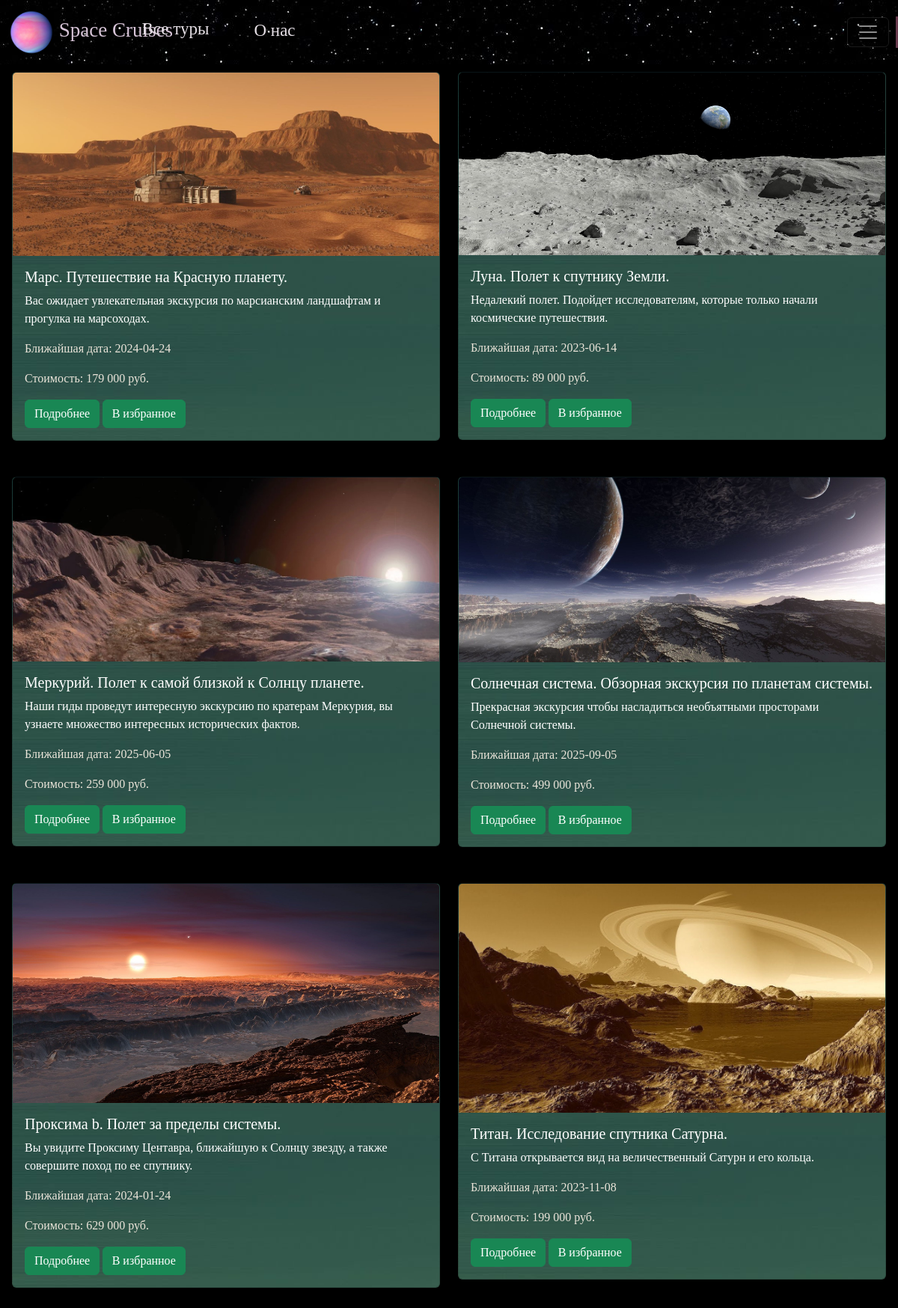
The page /search_tours on the database its author committed.
### data/tours_form.py (models this page shows)
class Tour(SqlAlchemyBase, SerializerMixin):
    __tablename__ = 'tours'
    id = sqlalchemy.Column(sqlalchemy.Integer, primary_key=True, autoincrement=True)
    name = sqlalchemy.Column(sqlalchemy.String, nullable=True)
    description = sqlalchemy.Column(sqlalchemy.String, nullable=True)
    start_date = sqlalchemy.Column(sqlalchemy.DateTime)
    end_date = sqlalchemy.Column(sqlalchemy.DateTime)
    image = sqlalchemy.Column(sqlalchemy.String, nullable=True)
    price = sqlalchemy.Column(sqlalchemy.Integer, nullable=True)
    full_description = sqlalchemy.Column(sqlalchemy.String, nullable=True)
    arrival = sqlalchemy.Column(sqlalchemy.String, nullable=True)
    location = sqlalchemy.Column(sqlalchemy.String, nullable=True)
    go_back = sqlalchemy.Column(sqlalchemy.String, nullable=True)
    users = orm.relationship("User", secondary="users_to_tours",
                             backref="tours", lazy='subquery')
    users_who_booked = orm.relationship("User", secondary="users_to_booked_tours",
                                        backref="booked_tours",
                                        lazy='subquery')
    feedbacks = orm.relationship("Feedback", back_populates='tour')  # Список отзывов о туре

### main.py (the view)
@app.route('/search_tours', methods=['GET', 'POST'])
def search():  # Функция для показа всех туров или туров по поиску
    change_admin(False)
    db_sess = create_session()
    last_tour = None
    cur_url(request.base_url)  # Запоминаем url чтобы после добавления в избранное вернуться обратно
    if request.method == 'GET':  # Если нужно получить все туры
        tours = db_sess.query(Tour).all()
    else:  # Если воспользовались поиском по турам
        tours = db_sess.query(Tour).filter(Tour.name.like(f"%{request.form['search'].capitalize()}%")).all()
    tours = [tours[i:i + 2] for i in range(0, len(tours), 2)]  # Формируем туры по парам чтобы расположить на странице
    if tours and len(tours[-1]) % 2:  # Если в последнюю пару попал один тур, записываем его в отдельную переменную
        last_tour, tours = tours[-1], tours[:-1]
    inds = [i.id for i in current_user.tours] if current_user.is_authenticated else []
    return render_template("all_tours.html", tours=tours, last_tour=last_tour, inds=inds)

### admin/admin.py (called while the page is built)
def change_admin(boolean: bool):
    global ADMIN
    ADMIN = boolean

### data/db_session.py (called while the page is built)
def create_session() -> Session:
    global __factory
    return __factory()

### main.py (called while the page is built)
def cur_url(url):
    global CUR_URL
    CUR_URL = url
    with open('data/cur_url.txt', "w", encoding="utf-8") as f:
        f.write(CUR_URL)  # Запись в файл

### templates/all_tours.html (shortened to what this page needs)
{% extends "base.html" %}
{% block content %}
{% if favs and not current_user.tours %}
<center>
    <br>
    <br>
    <br>
    <br>
    <h1 style="color:white;font-family:century gothic;">Вы пока не добавили туры в избранное</h1>
    <br>
    <h3 style="color:white;font-family:century gothic;">Найдите путешествие по душе!</h3>
    <br><br>
<button onclick="document.location='/search_tours'" style="font-family:century gothic;font-size:23px;position: absolute;left:38%;width:300px;height:70px"
        type="button" class="btn btn-outline-light">К турам
</button>
</center>
{% else %}
{% if favs %}
<center><h1 style="color:white;font-family:century gothic;">Избранные туры</h1></center>
<br>
{% else %}
<center><h1 style="color:white;font-family:century gothic;">Космические туры</h1></center>
<br>
{% endif %}
{% for tour in tours %}
<div class="row row-cols-1 row-cols-md-2 g-4">
    <div class="col">
        <div class="card"
             style="background-image:url(/static/img/green_sky.jpg);color:white;font-family:century gothic">
            <img src={{tour[0].image}} class="card-img-top" alt="...">
            <div class="card-body">
                <h5 class="card-title">{{ tour[0].name }}</h5>
                <p class="card-text">{{ tour[0].description }}</p>
                <div style="color:#ebe5da">
                    <p>Ближайшая дата: {{ tour[0].start_date.date() }}</p>
                    <p>Стоимость: {{ tour[0].price }} руб.</p>
                </div>
                <a href="/more_detailed/{{ tour[0].id }}" class="btn btn-success">Подробнее</a>
                {% if favs %}
                <a href="/fav_delete/{{ tour[0].id }}" class="btn btn-danger"
                   style="position:absolute;right:3%">Удалить</a>
                {% else %}
                {% if tour[0].id in inds %}
                <a href="/favourites" style="position:absolute;left:21%">В избранном </a>
                {% else %}
                <a href="/add_to_favourites/{{ tour[0].id }}" class="btn btn-success"
                   style="position:absolute;left:21%">В избранное</a>
                {% endif %}
                {%endif%}
            </div>
        </div>
    </div>
    <div class="col">
        <div class="card"
             style="background-image:url(/static/img/green_sky.jpg);color:white;font-family:century gothic">
            <img src={{tour[1].image}} class="card-img-top" alt="...">
            <div class="card-body">
                <h5 class="card-title">{{ tour[1].name }}</h5>
                <p class="card-text">{{ tour[1].description }}</p>
                <div style="color:#ebe5da">
                    <p>Ближайшая дата: {{ tour[1].start_date.date() }}</p>
                    <p>Стоимость: {{ tour[1].price }} руб.</p>
                </div>
                <a href="/more_detailed/{{ tour[1].id }}" class="btn btn-success">Подробнее</a>
                {% if favs %}
                <a href="/fav_delete/{{ tour[1].id }}" class="btn btn-danger"
                   style="position:absolute;right:3%">Удалить</a>
                {% else %}
                {% if tour[1].id in inds %}
                <a href="/favourites" style="position:absolute;left:21%">В избранном </a>
                {% else %}
                <a href="/add_to_favourites/{{ tour[1].id }}" class="btn btn-success"
                   style="position:absolute;left:21%">В избранное</a>
                {% endif %}
                {%endif%}
            </div>
        </div>
    </div>
</div>
<br>
<br>
{%endfor%}
{% endif %}
{% endblock %}

### static/css/style.css (style rules this page uses)
* { box-sizing: border-box; }
a { display: inline-block; }

### rows shown on the page
Tour: image (picture), name "Марс. Путешествие на Красную планету.", description "Вас ожидает увлекательная экскурсия по марсианским ландшафтам и прогулка на марсоходах.", start_date "2024-04-24", price "179 000", name "Луна. Полет к спутнику Земли.", description "Недалекий полет. Подойдет исследователям, которые только начали космические путешествия.", start_date "2023-06-14", price "89 000"
Tour: image (picture), name "Меркурий. Полет к самой близкой к Солнцу планете.", description "Наши гиды проведут интересную экскурсию по кратерам Меркурия, вы узнаете множество интересных исторических фактов.", start_date "2025-06-05", price "259 000", name "Солнечная система. Обзорная экскурсия по планетам системы.", description "Прекрасная экскурсия чтобы насладиться необъятными просторами Солнечной системы.", start_date "2025-09-05", price "499 000"
Tour: image (picture), name "Проксима b. Полет за пределы системы.", description "Вы увидите Проксиму Центавра, ближайшую к Солнцу звезду, а также совершите поход по ее спутнику.", start_date "2024-01-24", price "629 000", name "Титан. Исследование спутника Сатурна.", description "С Титана открывается вид на величественный Сатурн и его кольца.", start_date "2023-11-08", price "199 000"
